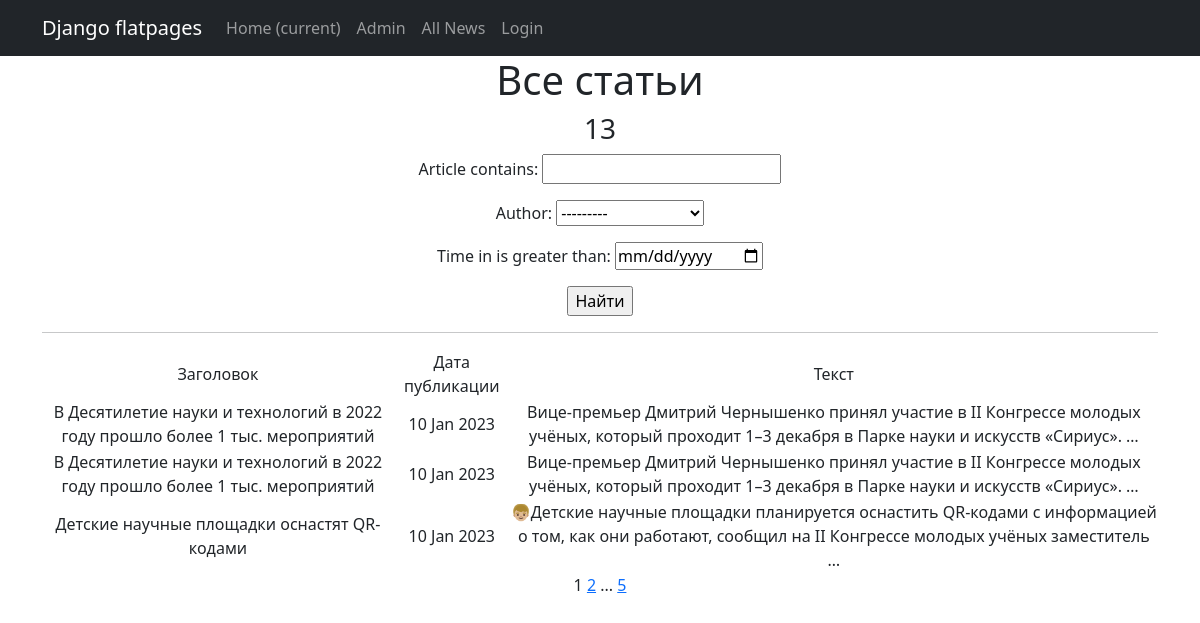
The page /news/ on the database as committed earlier.
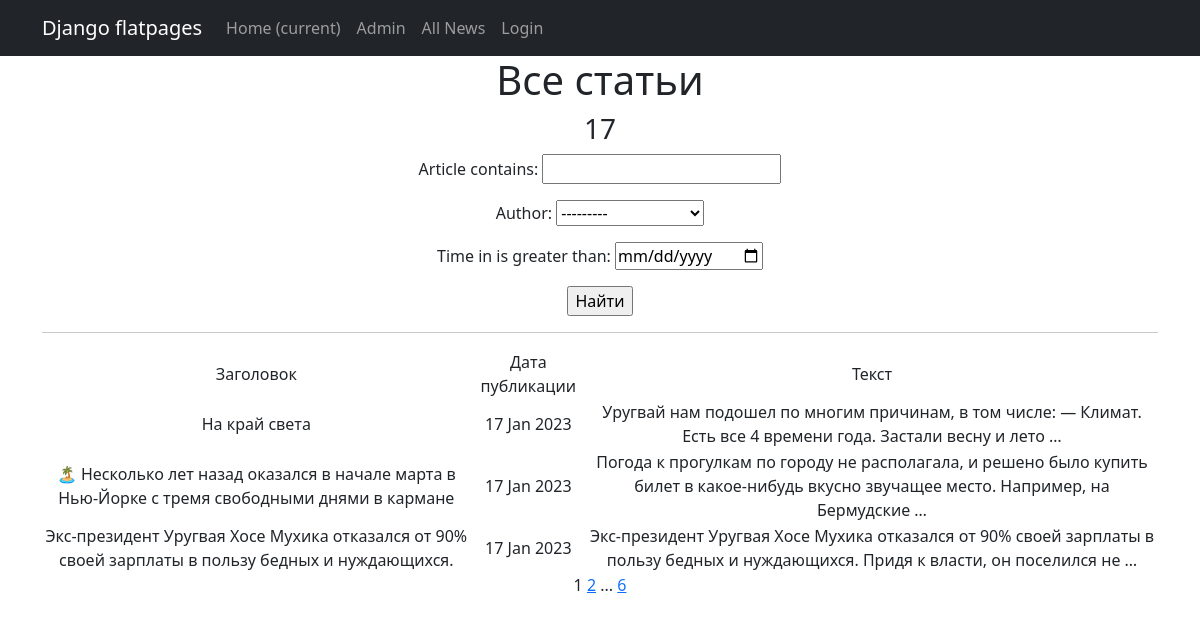
The same page on the database as committed later.
### news/models.py (models this page shows, shortened)
class Post(models.Model):
    author = models.ForeignKey(Author, on_delete=models.CASCADE) # связь «один ко многим» с моделью Author;
    position = models.CharField(max_length=255, choices=POSITION) # поле с выбором — «статья» или «новость»;
    time_in = models.DateTimeField(auto_now_add=True) # автоматически добавляемая дата и время создания;
    category = models.ManyToManyField(Category, through='PostCategory') # связь «многие ко многим» с моделью Category (с дополнительной моделью PostCategory);
    article = models.CharField(max_length=255)  # заголовок статьи/новости;
    text = models.TextField() # текст статьи/новости;
    rating = models.FloatField(default=0.0) # рейтинг статьи/новости.

### news/views.py (the view)
# urls.py: path('', PostsList.as_view(), name='news_list'),
class PostsList(ListView):
    model = Post
    ordering = '-time_in'
    template_name = 'news_list.html'
    context_object_name = 'news_list'
    paginate_by = 3  # вот так мы можем указать количество записей на странице
    def get_queryset(self):
        queryset = super().get_queryset()
        self.filterset = PostFilter(self.request.GET, queryset)
        return self.filterset.qs
    def get_context_data(self, **kwargs):
        context = super().get_context_data(**kwargs)
        context['news_count'] = Post.objects.all()
        context['filterset'] = self.filterset
        context['next_sale'] = None
        context['is_not_author'] = not self.request.user.groups.filter(name='authors').exists()
        context['is_not_common'] = not self.request.user.groups.filter(name='common').exists()
        context['auth'] = self.request.user.groups.filter(name='common').exists()
        return context

### news/templatetags/custom_filters.py (called while the page is built)
@register.filter()
def censor(value):
    try:
        if not isinstance(value, str):
            raise CensorException('Error')
        v = value
        for word in WORDS:
            if word in v:
                v = v.replace(word, f'{word[:1]}{len(word[1:])*"*"}')
            if word.capitalize() in v:
                v = v.replace(word.capitalize(), f'{word[:1].capitalize()}{len(word[1:])*"*"}')
        return v
    except CensorException as e:
        print(e)

### news/templatetags/custom_tags.py (called while the page is built)
@register.simple_tag(takes_context=True)
def url_replace(context, **kwargs):
   d = context['request'].GET.copy()
   for k, v in kwargs.items():
       d[k] = v
   return d.urlencode()

### templates/news_list.html (shortened to what this page needs)
{% extends 'flatpages/default.html' %}
{% load custom_filters %}
{% load custom_tags %}
{% block content %}
<h1>Все статьи</h1>
   <h3>{{ news_count|length }}</h3>
   <form action="" method="get">
       {{ filterset.form.as_p }}
       <input type="submit" value="Найти" />
   </form>
    <hr>
   {% if news_list %}
       <table>
           <tr>
               <td>Заголовок</td>
               <td>Дата публикации</td>
               <td>Текст</td>
           </tr>
           {% for news in news_list %}
           <tr>
               <td>{{ news.article|censor }}</td>
               <td>{{ news.time_in|date:'d M Y' }}</td>
               <td>{{ news.text|censor|truncatewords:20}}</td>
           </tr>
           {% endfor %}
       </table>
   {% else %}
       <h2>Статей нет!</h2>
   {% endif %}
   {{ page_obj.number }}
   {% if page_obj.has_next %}
       <a href="?{% url_replace page=page_obj.next_page_number %}">{{ page_obj.next_page_number }}</a>
       {% if paginator.num_pages != page_obj.next_page_number %}
           ...
       <a href="?{% url_replace page=page_obj.paginator.num_pages %}">{{ page_obj.paginator.num_pages }}</a>
       {% endif %}
   {% endif %}
{% endblock content %}

### templates/flatpages/default.html (shortened to what this page needs)
<!DOCTYPE html>
<html lang="en">
    <head>
        {% load static%}
        <link href="{% static 'css/styles.css' %}" rel="stylesheet" />
    </head>
    <body>
<nav class="navbar navbar-expand-lg navbar-dark bg-dark static-top">
   <div class="container">
       <a class="navbar-brand" href="#">Django flatpages</a>
       <div class="collapse navbar-collapse" id="navbarResponsive">
           <ul class="navbar-nav ml-auto">
               <li class="nav-item active">
                   <a class="nav-link" href="#">Home
                       <span class="sr-only">(current)</span>
                   </a>
               </li>
               <li class="nav-item">
                   <a class="nav-link" href="/admin/">Admin</a>
               </li>
               <li class="nav-item">
                   <a class="nav-link" href="/news/">All News</a>
               </li>
               <li class="nav-item">
                   <a class="nav-link" href="/accounts/login">Login</a>
               </li>
           </ul>
       </div>
   </div>
</nav>
    <div class="container">
   <div class="row">
       <div class="col-lg-12 text-center">
           {% block content %}{% endblock content %}
       </div>
   </div>
</div>
    </body>
</html>

Rows that differ between the two databases and show on the page:
no longer on this page (row unchanged): Post: article|censor "В Десятилетие науки и технологий в 2022 году прошло более 1 тыс. мероприятий", time_in "10 Jan 2023", text|censor "Вице-премьер Дмитрий Чернышенко принял участие в II Конгрессе молодых учёных, который проходит 1–3 декабря в Парке науки и искусств «Сириус». …"
no longer on this page (row unchanged): Post: article|censor "В Десятилетие науки и технологий в 2022 году прошло более 1 тыс. мероприятий", time_in "10 Jan 2023", text|censor "Вице-премьер Дмитрий Чернышенко принял участие в II Конгрессе молодых учёных, который проходит 1–3 декабря в Парке науки и искусств «Сириус». …"
no longer on this page (row unchanged): Post: article|censor "Детские научные площадки оснастят QR-кодами", time_in "10 Jan 2023", text|censor "👦🏼Детские научные площадки планируется оснастить QR-кодами с информацией о том, как они работают, сообщил на II Конгрессе молодых учёных заместитель …"
added Post: article|censor "На край света", time_in "17 Jan 2023", text|censor "Уругвай нам подошел по многим причинам, в том числе: — Климат. Есть все 4 времени года. Застали весну и лето …"
added Post: article|censor "🏝 Несколько лет назад оказался в начале марта в Нью-Йорке с тремя свободными днями в кармане", time_in "17 Jan 2023", text|censor "Погода к прогулкам по городу не располагала, и решено было купить билет в какое-нибудь вкусно звучащее место. Например, на Бермудские …"
added Post: article|censor "Экс-президент Уругвая Хосе Мухика отказался от 90% своей зарплаты в пользу бедных и нуждающихся.", time_in "17 Jan 2023", text|censor "Экс-президент Уругвая Хосе Мухика отказался от 90% своей зарплаты в пользу бедных и нуждающихся. Придя к власти, он поселился не …"
Other text that changed with them:
{{ news_count|length }}: "13" → "17"
{{ page_obj.paginator.num_pages }}: "5" → "6"
